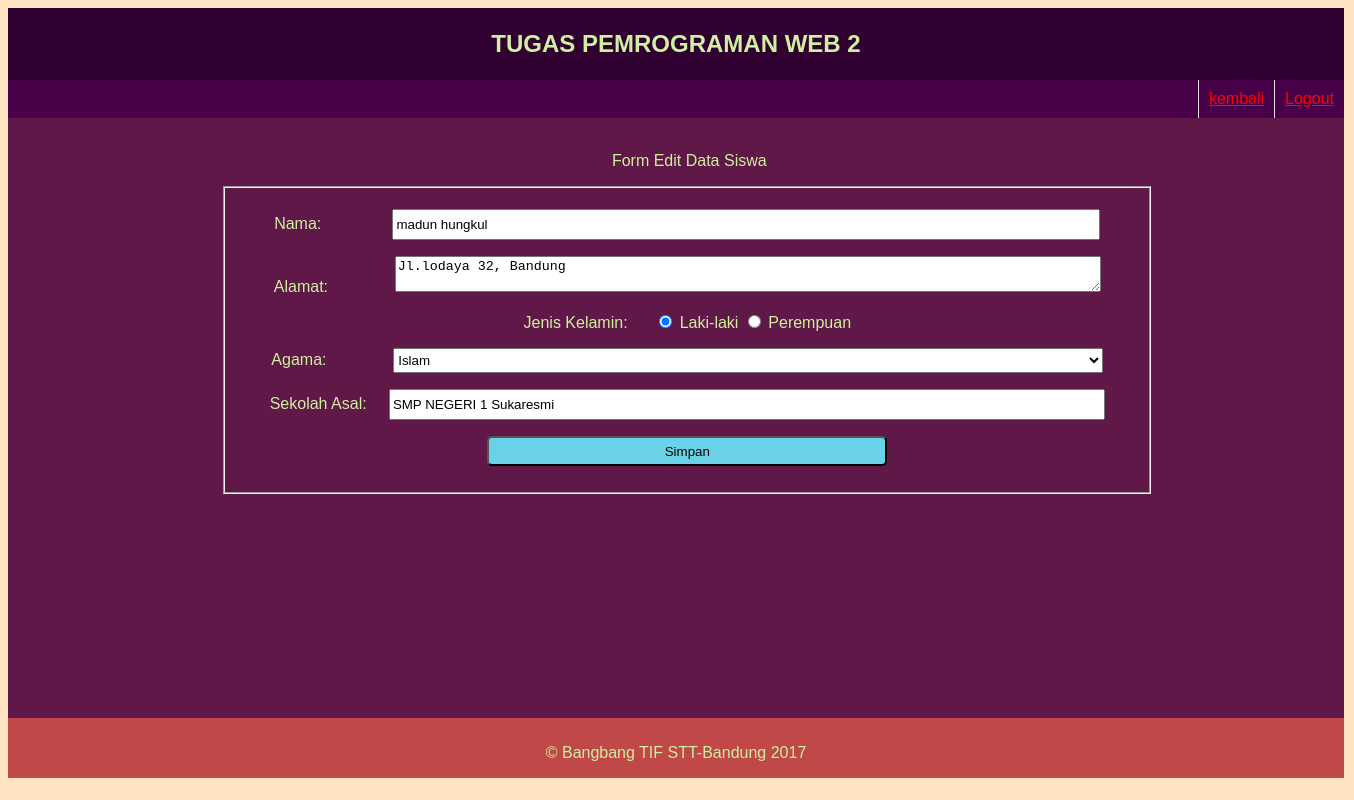
The app's page /form-edit.php?id=1 (signed in) with its own data.
### tables this page shows
CREATE TABLE IF NOT EXISTS `calon_siswa` (
`id` int(11) NOT NULL,
  `nama` varchar(64) NOT NULL,
  `alamat` varchar(255) NOT NULL,
  `jenis_kelamin` varchar(16) NOT NULL,
  `agama` varchar(16) NOT NULL,
  `sekolah_asal` varchar(64) NOT NULL
);

### form-edit.php (the view, shortened to what this page needs)
<?php
include("config.php");
$id = $_GET['id'];
$sql = "SELECT * FROM calon_siswa WHERE id=$id";
$query = mysqli_query($db, $sql);
$siswa = mysqli_fetch_assoc($query);
?>
<!DOCTYPE html>
<html>
<head>
	<link rel="stylesheet" type="text/css" href="style2.css">
</head>
<body>
<div class="wrap">
<div class="header">
<h2 align="center">TUGAS PEMROGRAMAN WEB 2</h2>
</div>
<div class="menu">
<ul>
			<li style="border-left: 1px solid #e1e1e1"><a href="logout.php">Logout</a></li>
			<li style="border-left: 1px solid #e1e1e1"><a href="list-siswa.php">kembali</a></li>
		</ul>
</div>
<div class="badan">
<div class="sidebar"></div>
<div class="content">
<br>
		<center><p>Form Edit Data Siswa</p></center>
	<form action="proses-edit.php" method="POST">
		<center><fieldset style="width:900px">
		<p>
			<label for="nama">Nama: </label> &nbsp;&nbsp;&nbsp;&nbsp;&nbsp;&nbsp;&nbsp;&nbsp;&nbsp;&nbsp;&nbsp;&nbsp;&nbsp;&nbsp;
			<input type="text" name="nama" placeholder="nama lengkap" style="width:700px; height:25px;" value="<?php echo $siswa['nama'] ?>" />
		</p>
		<p>
			<label for="alamat">Alamat: </label> &nbsp;&nbsp;&nbsp;&nbsp;&nbsp;&nbsp;&nbsp;&nbsp;&nbsp;&nbsp;&nbsp;&nbsp;&nbsp;
			<textarea name="alamat" style="width:700px;"><?php echo $siswa['alamat'] ?></textarea>
		</p>
		<p>
			<label for="jenis_kelamin">Jenis Kelamin: &nbsp;&nbsp;&nbsp;&nbsp;</label>
			<?php $jk = $siswa['jenis_kelamin']; ?>
			<label><input type="radio" name="jenis_kelamin" value="laki-laki" <?php echo ($jk == 'laki-laki') ? "checked": "" ?>> Laki-laki</label>
			<label><input type="radio" name="jenis_kelamin" value="perempuan" <?php echo ($jk == 'perempuan') ? "checked": "" ?>> Perempuan</label>
		</p>
		<p>
			<label for="agama">Agama: </label> &nbsp;&nbsp;&nbsp;&nbsp;&nbsp;&nbsp;&nbsp;&nbsp;&nbsp;&nbsp;&nbsp;&nbsp;&nbsp;
			<?php $agama = $siswa['agama']; ?>
			<select name="agama" style="width:710px; height:25px;">
				<option <?php echo ($agama == 'Islam') ? "selected": "" ?>>Islam</option>
			</select>
		</p>
		<p>
			<label for="sekolah_asal">Sekolah Asal: </label> &nbsp;&nbsp;&nbsp;
			<input type="text" name="sekolah_asal" placeholder="nama sekolah" style="width:708px; height:25px;" value="<?php echo $siswa['sekolah_asal'] ?>" />
		</p>
		<p>
			<input type="submit" value="Simpan" name="simpan" style=" width:400px; height: 30px; background:#69d2e7; border-radius:5px;" />
		</p>
		</fieldset></center>
	</form>
	</div>
	</div>
	<div class="footer"><p align="center">&copy; Bangbang TIF STT-Bandung 2017</p></div>
	</div>
	</body>
</html>

### style2.css (style rules this page uses)
.wrap { background: #F5F5DC; width: 1336px; margin: 0px 0px 0px 0px; }
.wrap .header { background: #300030; padding: 2px 10px; }
.wrap .menu { background: #480048; }
.wrap .menu ul { padding: 0; margin: 0; background: #480048; overflow: hidden; }
.wrap .menu ul li { float: right; list-style-type: none; padding: 10px; }
.badan { height: 600px; }
.wrap .badan .sidebar { background: #601848; float: left; width: 2%; height: 100%; }
.wrap .badan .content { background: #601848; float: center; padding-left: 0,8px; height: 100%; width: 99.99%; }
.wrap .footer { background: #c04848; height: 40px; width: 98,7%; padding: 10px; }
body { background: #FFE4C4; font-family: sans-serif; }
h2 { color: #cff09e; }
a { color: red; }
p { color: #cff09e }

### records on screen
calon_siswa: nama "madun hungkul", alamat "Jl.lodaya 32, Bandung", jenis_kelamin "☑ Laki-laki", jenis_kelamin "☐ Perempuan", agama "Islam", sekolah_asal "SMP NEGERI 1 Sukaresmi"
